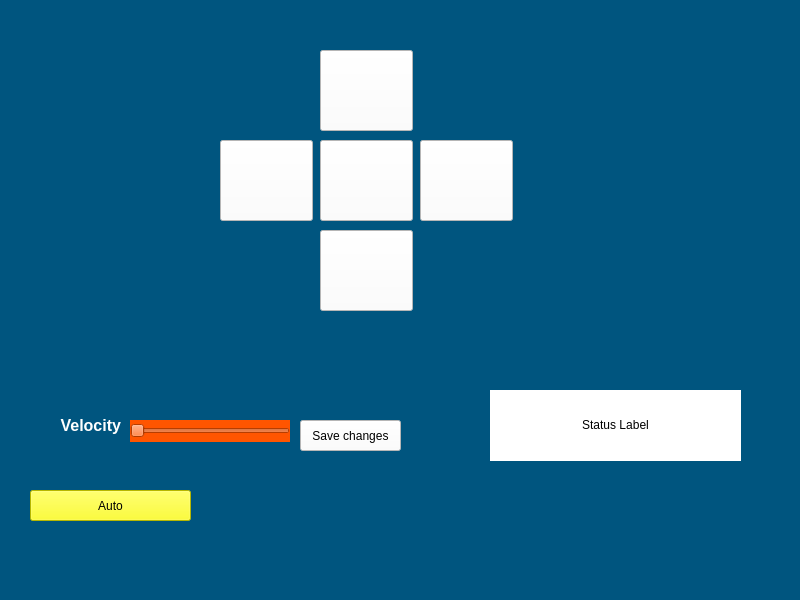
<?xml version="1.0" encoding="UTF-8"?>
<ui version="4.0">
 <class>MainWindow</class>
 <widget class="QMainWindow" name="MainWindow">
  <property name="geometry">
   <rect>
    <x>0</x>
    <y>0</y>
    <width>800</width>
    <height>600</height>
   </rect>
  </property>
  <property name="windowTitle">
   <string>MainWindow</string>
  </property>
  <property name="styleSheet">
   <string notr="true">
background-color: rgb(0, 85, 127);</string>
  </property>
  <widget class="QWidget" name="centralwidget">
   <widget class="QPushButton" name="up">
    <property name="geometry">
     <rect>
      <x>320</x>
      <y>50</y>
      <width>93</width>
      <height>81</height>
     </rect>
    </property>
    <property name="styleSheet">
     <string notr="true">background-color: rgb(255, 255, 255);</string>
    </property>
    <property name="text">
     <string/>
    </property>
    <property name="icon">
     <iconset>
      <normaloff>../../Downloads/noun-up-arrow-2441038.png</normaloff>../../Downloads/noun-up-arrow-2441038.png</iconset>
    </property>
    <property name="iconSize">
     <size>
      <width>40</width>
      <height>40</height>
     </size>
    </property>
   </widget>
   <widget class="QPushButton" name="down">
    <property name="geometry">
     <rect>
      <x>320</x>
      <y>230</y>
      <width>93</width>
      <height>81</height>
     </rect>
    </property>
    <property name="styleSheet">
     <string notr="true">background-color: rgb(255, 255, 255);</string>
    </property>
    <property name="text">
     <string/>
    </property>
    <property name="icon">
     <iconset>
      <normaloff>../../Downloads/noun-down-arrow-2441042.png</normaloff>../../Downloads/noun-down-arrow-2441042.png</iconset>
    </property>
    <property name="iconSize">
     <size>
      <width>40</width>
      <height>40</height>
     </size>
    </property>
   </widget>
   <widget class="QPushButton" name="stop">
    <property name="geometry">
     <rect>
      <x>320</x>
      <y>140</y>
      <width>93</width>
      <height>81</height>
     </rect>
    </property>
    <property name="styleSheet">
     <string notr="true">background-color: rgb(255, 255, 255);</string>
    </property>
    <property name="text">
     <string/>
    </property>
    <property name="icon">
     <iconset>
      <normaloff>../../Downloads/noun-plate-2045809.png</normaloff>../../Downloads/noun-plate-2045809.png</iconset>
    </property>
    <property name="iconSize">
     <size>
      <width>60</width>
      <height>60</height>
     </size>
    </property>
   </widget>
   <widget class="QPushButton" name="left">
    <property name="geometry">
     <rect>
      <x>220</x>
      <y>140</y>
      <width>93</width>
      <height>81</height>
     </rect>
    </property>
    <property name="styleSheet">
     <string notr="true">background-color: rgb(255, 255, 255);</string>
    </property>
    <property name="text">
     <string/>
    </property>
    <property name="icon">
     <iconset>
      <normaloff>../../Downloads/noun-left-arrow-2441032.png</normaloff>../../Downloads/noun-left-arrow-2441032.png</iconset>
    </property>
    <property name="iconSize">
     <size>
      <width>40</width>
      <height>40</height>
     </size>
    </property>
   </widget>
   <widget class="QPushButton" name="right">
    <property name="geometry">
     <rect>
      <x>420</x>
      <y>140</y>
      <width>93</width>
      <height>81</height>
     </rect>
    </property>
    <property name="styleSheet">
     <string notr="true">background-color: rgb(255, 255, 255);</string>
    </property>
    <property name="text">
     <string/>
    </property>
    <property name="icon">
     <iconset>
      <normaloff>../../Downloads/noun-right-arrow-2441036.png</normaloff>../../Downloads/noun-right-arrow-2441036.png</iconset>
    </property>
    <property name="iconSize">
     <size>
      <width>40</width>
      <height>40</height>
     </size>
    </property>
   </widget>
   <widget class="QLabel" name="statusLabel">
    <property name="geometry">
     <rect>
      <x>490</x>
      <y>390</y>
      <width>251</width>
      <height>71</height>
     </rect>
    </property>
    <property name="styleSheet">
     <string notr="true">background-color: rgb(255, 255, 255);</string>
    </property>
    <property name="text">
     <string>&lt;html&gt;&lt;head/&gt;&lt;body&gt;&lt;p&gt;Status Label&lt;/p&gt;&lt;/body&gt;&lt;/html&gt;</string>
    </property>
    <property name="alignment">
     <set>Qt::AlignCenter</set>
    </property>
   </widget>
   <widget class="QSlider" name="horizontalSlider">
    <property name="geometry">
     <rect>
      <x>130</x>
      <y>420</y>
      <width>160</width>
      <height>22</height>
     </rect>
    </property>
    <property name="styleSheet">
     <string notr="true">background-color: rgb(255, 85, 0);</string>
    </property>
    <property name="orientation">
     <enum>Qt::Horizontal</enum>
    </property>
   </widget>
   <widget class="QPushButton" name="pushButton">
    <property name="geometry">
     <rect>
      <x>300</x>
      <y>420</y>
      <width>101</width>
      <height>31</height>
     </rect>
    </property>
    <property name="styleSheet">
     <string notr="true">background-color: rgb(255, 255, 255);</string>
    </property>
    <property name="text">
     <string>Save changes</string>
    </property>
   </widget>
   <widget class="QLabel" name="label">
    <property name="geometry">
     <rect>
      <x>10</x>
      <y>410</y>
      <width>111</width>
      <height>31</height>
     </rect>
    </property>
    <property name="text">
     <string>&lt;html&gt;&lt;head/&gt;&lt;body&gt;&lt;p&gt;&lt;span style=&quot; font-size:12pt; font-weight:700; color:#ffffff;&quot;&gt;Velocity&lt;/span&gt;&lt;/p&gt;&lt;/body&gt;&lt;/html&gt;</string>
    </property>
    <property name="textFormat">
     <enum>Qt::RichText</enum>
    </property>
    <property name="alignment">
     <set>Qt::AlignRight|Qt::AlignTrailing|Qt::AlignVCenter</set>
    </property>
    <property name="indent">
     <number>0</number>
    </property>
   </widget>
   <widget class="QPushButton" name="pushButton_2">
    <property name="geometry">
     <rect>
      <x>30</x>
      <y>490</y>
      <width>161</width>
      <height>31</height>
     </rect>
    </property>
    <property name="styleSheet">
     <string notr="true">background-color: rgb(255, 255, 0);</string>
    </property>
    <property name="text">
     <string>Auto</string>
    </property>
   </widget>
  </widget>
  <widget class="QMenuBar" name="menubar">
   <property name="geometry">
    <rect>
     <x>0</x>
     <y>0</y>
     <width>800</width>
     <height>26</height>
    </rect>
   </property>
  </widget>
  <widget class="QStatusBar" name="statusbar"/>
 </widget>
 <resources/>
 <connections/>
</ui>
